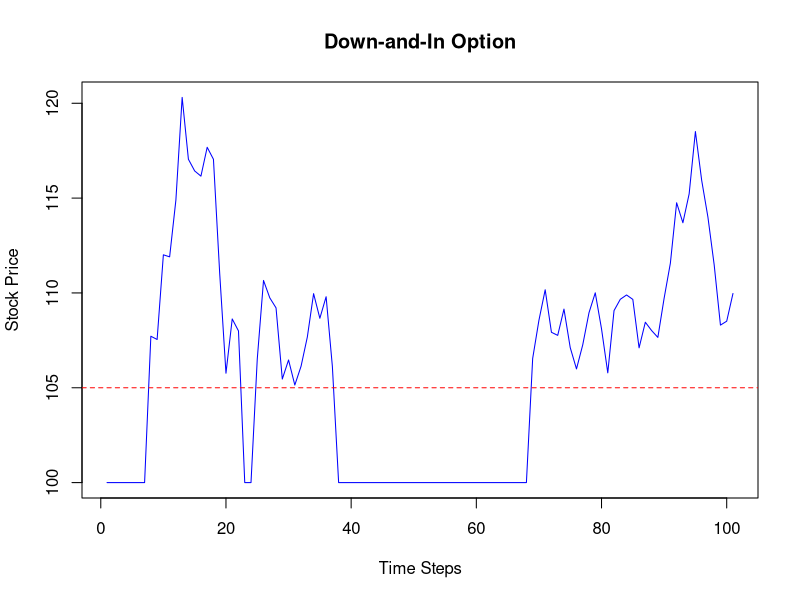
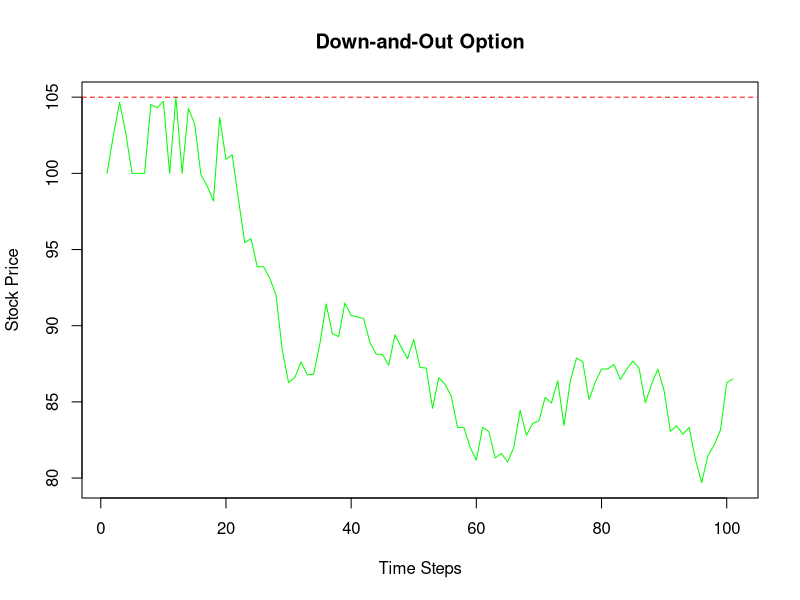
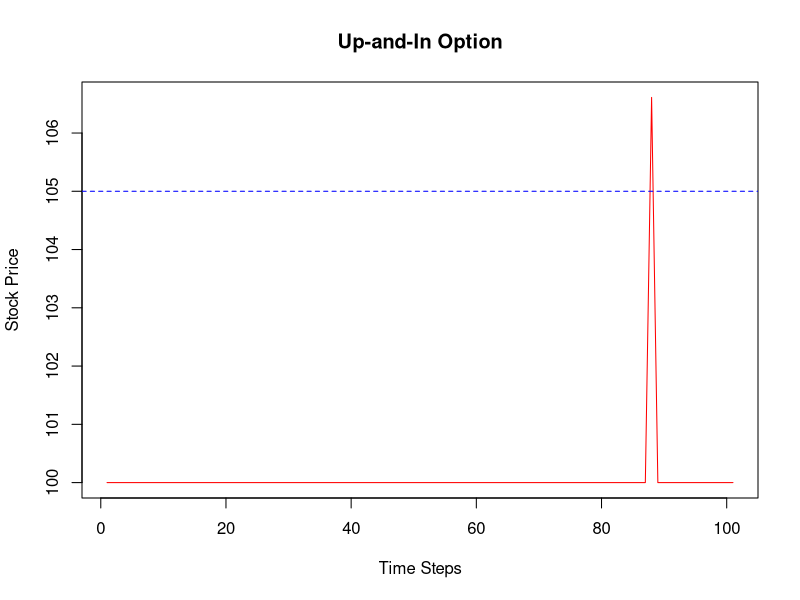
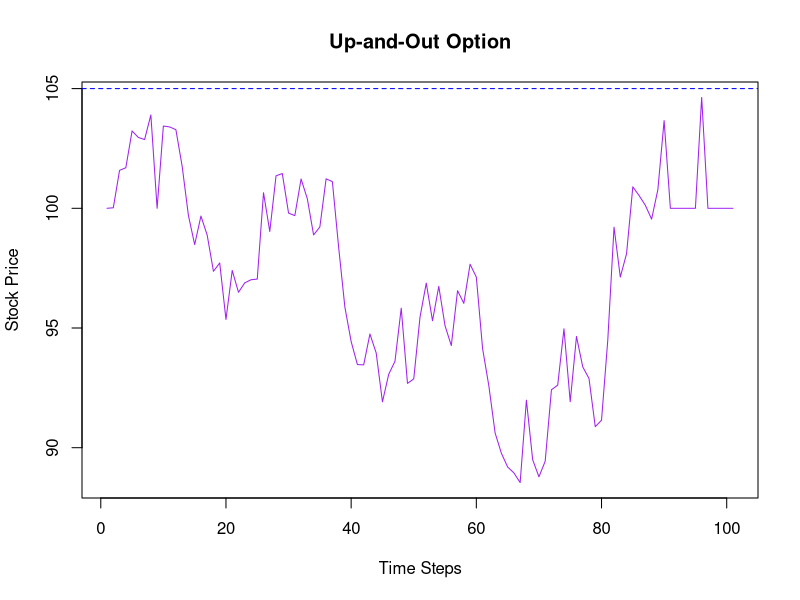
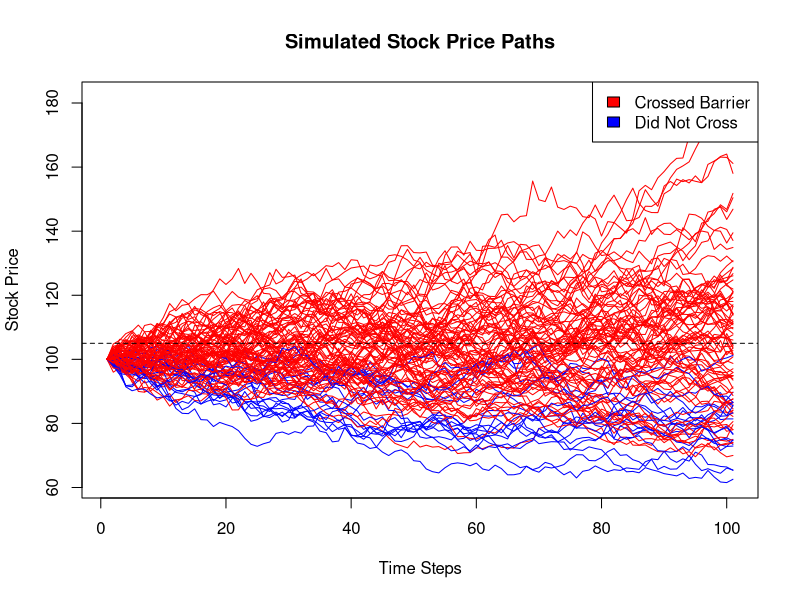
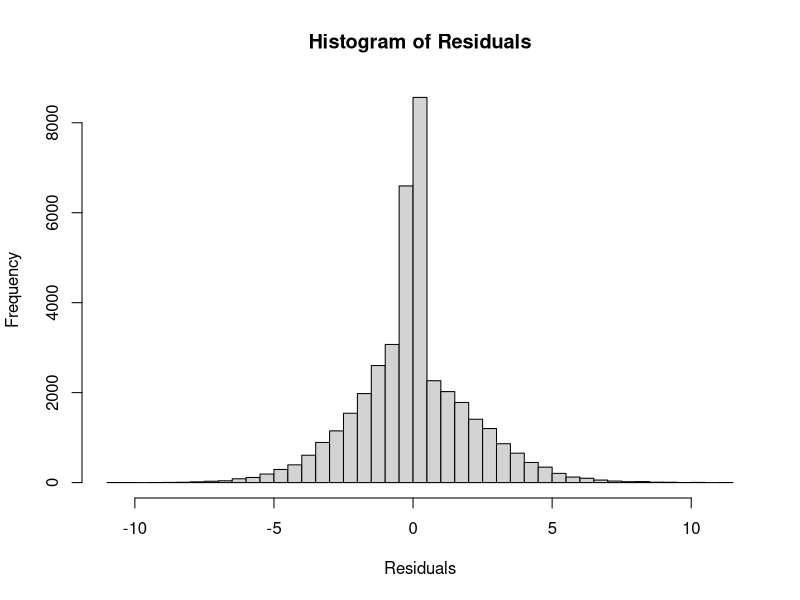
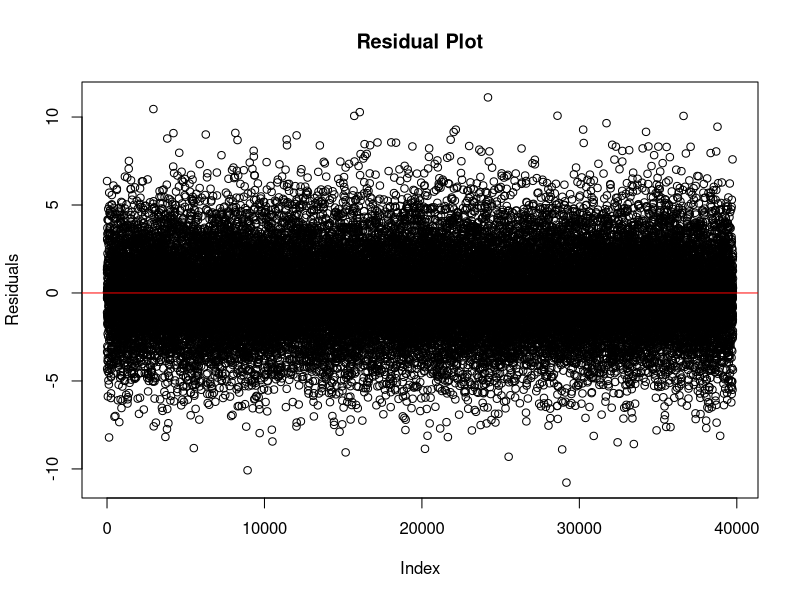
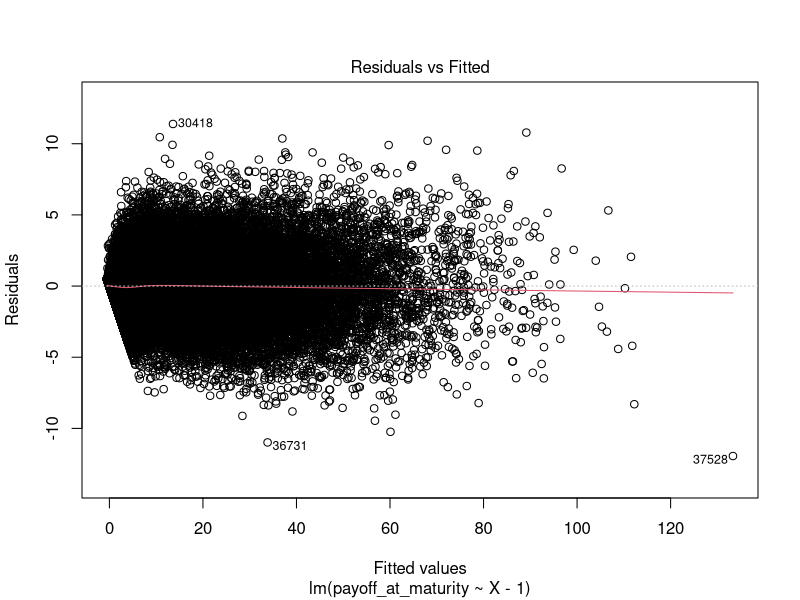

Recreate these plots in R, in order.
### Start measuring time
start_time <- Sys.time()

####### Parameters we are going to use.

### Initial stock price
S0 <- 100
### Strike price
K <- 100
### Time to maturity
T <- 1 
### Risk-free rate
r <- 0.05 
### Volatility
sigma <- 0.2
### Barrier level
B <- 105 
### Number of simulations
N <- 50000 
### Number of time steps
M <- 100
### The time increment
dt <- T / M
  
# Function to simulate stock price paths
set.seed(42)
simulate_paths <- function(N, M, S0, r, sigma, dt) {
  paths <- matrix(0, nrow = N, ncol = M + 1)
  paths[, 1] <- S0
  
  for (i in 1:N) {
    for (j in 2:(M + 1)) {
      paths[i, j] <- paths[i, j - 1] * exp((r - 0.5 * sigma^2) * dt + sigma * sqrt(dt) * rnorm(1))
    }
  }
  
  return(paths)
}

# Function to simulate barrier option paths
simulate_barrier_paths <- function(N, M, S0, r, sigma, dt, B, type) {
  paths <- simulate_paths(N, M, S0, r, sigma, dt)
  crossed_barrier <- apply(paths > B, 2, any)
  
  if (type == "in") {
    paths[1, !crossed_barrier] <- S0
  } else if (type == "out") {
    paths[1, crossed_barrier] <- S0
  }
  
  return(paths)
}

# Simulate stock price paths for each scenario
down_and_in_paths <- simulate_barrier_paths(1, M, S0, r, sigma, dt, B, "in")
down_and_out_paths <- simulate_barrier_paths(1, M, S0, r, sigma, dt, B, "out")
up_and_in_paths <- simulate_barrier_paths(1, M, S0, r, sigma, dt, B, "in")
up_and_out_paths <- simulate_barrier_paths(1, M, S0, r, sigma, dt, B, "out")

# Visualization with different colors
#par(mfrow = c(2, 2))
plot(down_and_in_paths[1, ], type = "l", col = "blue", xlab = "Time Steps", ylab = "Stock Price", main = "Down-and-In Option")
abline(h = B, col = "red", lty = 2)
plot(down_and_out_paths[1, ], type = "l", col = "green", xlab = "Time Steps", ylab = "Stock Price", main = "Down-and-Out Option")
abline(h = B, col = "red", lty = 2)
plot(up_and_in_paths[1, ], type = "l", col = "red", xlab = "Time Steps", ylab = "Stock Price", main = "Up-and-In Option")
abline(h = B, col = "blue", lty = 2)
plot(up_and_out_paths[1, ], type = "l", col = "purple", xlab = "Time Steps", ylab = "Stock Price", main = "Up-and-Out Option")
abline(h = B, col = "blue", lty = 2)

#####################################################################################

###### Simulation using the manipulating log-normal model
#set.seed(42)
paths <- matrix(0, nrow=N, ncol=M+1)
paths[, 1] <- S0
for (i in 1:N) {
  for (j in 2:(M+1)) {
    paths[i, j] <- paths[i, j-1] * exp((r - 0.5 * sigma^2) * dt +
                                         sigma * sqrt(dt) * rnorm(1))
  }
}

### Visualization of Simulated Stock Price Paths
### Number of paths to plot for visualization
num_paths_to_plot <- 100  

### Colors for paths
colors <- ifelse(apply(paths[1:num_paths_to_plot, 2:(M+1)], 1, function(x) any(x > B)), "red", "blue")

matplot(t(paths[1:num_paths_to_plot, ]), type="l", lty=1, xlab="Time Steps", ylab="Stock Price", main="Simulated Stock Price Paths", col=colors)
abline(h=B, col="black", lty=2) 
legend("topright", legend=c("Crossed Barrier", "Did Not Cross"), fill=c("red", "blue"))


### Calculate payoffs
payoffs <- pmax(paths[, M+1] - K, 0)

### WE identify paths that crossed the barrier level
crossed_barrier <- apply(paths[, 2:(M+1)] > B, 1, any)
num_crossed <- sum(crossed_barrier)
num_not_crossed <- N - num_crossed

cat("Number of simulations that crossed the barrier:", num_crossed, "\n")
cat("Number of simulations that did not cross the barrier:", num_not_crossed, "\n")

########################################################################

## WE ARE GOING TO CONSIDER LOOK AT FIVE DIFFERENT TYPES FINITE BASIS FUNCTIONS 
## THEN WE CHOOSE WHICH ONE PERFORM BETTER FOR OUR PROBLEM.

################# THIN-PLATE SPLINES FINITE BASIS FUNCTION #####################
### Load necessary libraries
library(fields)
library(mgcv)

### Calculate payoffs for European up-and-in call option
### Indicator function for paths that crossed the barrier
I_B <- ifelse(crossed_barrier, 1, 0)

### Payoff for each path at maturity
payoff_at_maturity <- pmax(paths[, M+1] - K, 0)

### Compute the option price using the formula
option_price_direct <- exp(-r * T) * mean(I_B * payoff_at_maturity)

### Select paths that crossed the barrier
X_crossed <- paths[crossed_barrier, M]
payoffs_crossed <- payoffs[crossed_barrier]

### Least Squares Regression using Thin-Plate Splines
model <- gam(payoffs_crossed ~ s(X_crossed, bs="tp"))

### Option Price Estimation using the regression model
estimated_payoffs <- predict(model, newdata=data.frame(X_crossed=X_crossed))

### Multiply the estimated payoffs by the indicator function I_B
final_payoffs <- I_B[crossed_barrier] * estimated_payoffs

### Compute the option price using the direct formula
option_price <- exp(-r * T) * mean(final_payoffs)

### Residual Analysis
residuals <- residuals(model)
hist(residuals, breaks=50, main="Histogram of Residuals", xlab="Residuals")
plot(residuals, type="p", main="Residual Plot", xlab="Index", ylab="Residuals")
abline(h=0, col="red")

### Model Performance Metrics
MAE <- mean(abs(estimated_payoffs - payoffs_crossed))
RMSE <- sqrt(mean((estimated_payoffs - payoffs_crossed)^2))
### Compute R-squared manually
observed <- payoffs_crossed
predicted <- estimated_payoffs
RSS <- sum((observed - predicted)^2)
TSS <- sum((observed - mean(observed))^2)
R_squared <- 1 - (RSS / TSS)

### End measuring time
end_time <- Sys.time()

### Calculate the elapsed time
elapsed_time <- end_time - start_time

### Print the results
cat("Elapsed time:", elapsed_time, "\n")
print(paste("Directly Computed Option Price:", option_price_direct))
print(paste("Estimated Option Price:", option_price))
print(paste("Mean Absolute Error (MAE):", MAE))
print(paste("Root Mean Square Error (RMSE):", RMSE))
print(paste("R-squared (R_squared):", R_squared))


######################################################################
################# B-SPLINES FINITE BASIS FUNCTION #####################

### Load necessary libraries
library(splines)

### Basis functions using B-splines
basis_functions <- function(x) {
  bs(x, degree=3, knots=c(75, 85, 95, 105, 115))  
}
X <- basis_functions(paths[, M])

### Calculate payoffs for European up-and-in call option
### Indicator function for paths that crossed the barrier
I_B <- ifelse(crossed_barrier, 1, 0)

### Payoff for each path at maturity
payoff_at_maturity <- pmax(paths[, M+1] - K, 0)

### Compute the option price using the formula
option_price_direct <- exp(-r * T) * mean(I_B * payoff_at_maturity)

### Least Squares Regression using built-in lm function
model <- lm(payoff_at_maturity ~ X - 1)

### Option Price Estimation using the regression model
X_crossed <- X[crossed_barrier, ]
estimated_payoffs <- predict(model, newdata=data.frame(X_crossed))

### Multiply the estimated payoffs by the indicator function I_B
final_payoffs <- I_B[crossed_barrier] * estimated_payoffs

### Compute the option price using the direct formula
option_price <- exp(-r * T) * mean(final_payoffs)

### Residual Analysis
### Plot residuals vs. fitted values
plot(model, which = 1)
residuals <- residuals(model)
hist(residuals, breaks=50, main="Histogram of Residuals", xlab="Residuals")
plot(residuals, type="p", main="Residual Plot", xlab="Index", ylab="Residuals")
abline(h=0, col="red")

### Model Performance Metrics
MAE <- mean(abs(estimated_payoffs - payoff_at_maturity))
RMSE <- sqrt(mean((estimated_payoffs - payoff_at_maturity)^2))
R_squared <- summary(model)$r.squared

### End measuring time
end_time <- Sys.time()

### Calculate the elapsed time
elapsed_time <- end_time - start_time

### Print the results
cat("Elapsed time:", elapsed_time, "\n")
print(paste("Directly Computed Option Price:", option_price_direct))
print(paste("Estimated Option Price:", option_price))
print(paste("Mean Absolute Error (MAE):", MAE))
print(paste("Root Mean Square Error (RMSE):", RMSE))
print(paste("R-squared (R_squared):", R_squared))

#############################################################################

########### SPARSE PIECEWISE LINEAR Functions FINITE BASIS FUNCTION #############

### Sparse Piecewise Linear Functions as the basis function
basis_functions <- function(x) {
  breakpoints <- c(80, 90, 100, 110)  
  as.numeric(cut(x, breaks=breakpoints, labels=FALSE, include.lowest=TRUE))
}
X <- matrix(basis_functions(paths[, M]), ncol=1)

### Calculate payoffs for European up-and-in call option
### Indicator function for paths that crossed the barrier
I_B <- ifelse(crossed_barrier, 1, 0)

### Payoff for each path at maturity
payoff_at_maturity <- pmax(paths[, M+1] - K, 0)

### Compute the option price using the formula
option_price_direct <- exp(-r * T) * mean(I_B * payoff_at_maturity)

### Least Squares Regression
### Using built-in lm function for regression
model <- lm(payoff_at_maturity ~ X - 1)

### Option Price Estimation using the regression model
X_crossed <- X[crossed_barrier, ]
estimated_payoffs <- predict(model, newdata=data.frame(X_crossed=X_crossed))

### Multiply the estimated payoffs by the indicator function I_B
final_payoffs <- I_B[crossed_barrier] * estimated_payoffs

### Compute the option price using the direct formula
option_price <- exp(-r * T) * mean(final_payoffs)

### Residual Analysis
residuals <- residuals(model)
hist(residuals, breaks=50, main="Histogram of Residuals", xlab="Residuals")
plot(residuals, type="p", main="Residual Plot", xlab="Index", ylab="Residuals")
abline(h=0, col="red")

### Model Performance Metrics
MAE <- mean(abs(estimated_payoffs - payoff_at_maturity))
RMSE <- sqrt(mean((estimated_payoffs - payoff_at_maturity)^2))
R_squared <- summary(model)$r.squared

### End measuring time
end_time <- Sys.time()

### Calculate the elapsed time
elapsed_time <- end_time - start_time

### Print the results
cat("Elapsed time:", elapsed_time, "\n")
print(paste("Directly Computed Option Price:", option_price_direct))
print(paste("Estimated Option Price:", option_price))
print(paste("Mean Absolute Error (MAE):", MAE))
print(paste("Root Mean Square Error (RMSE):", RMSE))
print(paste("R-squared (R_squared):", R_squared))

###################################################################

############## SPARSE POLYNOMIAL FINITE BASIS FUNCTION #######################

### Basis functions using Sparse Polynomial for Only constant, linear, and cubic terms
basis_functions <- function(x) {
  cbind(1, x, x^3)  
}
X <- basis_functions(paths[, M])

### Calculate payoffs for European up-and-in call option
### Indicator function for paths that crossed the barrier
I_B <- ifelse(crossed_barrier, 1, 0)

### Payoff for each path at maturity
payoff_at_maturity <- pmax(paths[, M+1] - K, 0)

### Compute the option price using the formula
option_price_direct <- exp(-r * T) * mean(I_B * payoff_at_maturity)

### Least Squares Regression
### Using built-in lm function for regression
model <- lm(payoff_at_maturity ~ X - 1)

### Option Price Estimation using the regression model
X_crossed <- X[crossed_barrier, ]
estimated_payoffs <- predict(model, newdata=data.frame(X_crossed=X_crossed))

### Multiply the estimated payoffs by the indicator function I_B
final_payoffs <- I_B[crossed_barrier] * estimated_payoffs

### Compute the option price using the direct formula
option_price <- exp(-r * T) * mean(final_payoffs)

### Residual Analysis
residuals <- residuals(model)
hist(residuals, breaks=50, main="Histogram of Residuals", xlab="Residuals")
plot(residuals, type="p", main="Residual Plot", xlab="Index", ylab="Residuals")
abline(h=0, col="red")

### Model Performance Metrics
MAE <- mean(abs(estimated_payoffs - payoff_at_maturity))
RMSE <- sqrt(mean((estimated_payoffs - payoff_at_maturity)^2))
R_squared <- summary(model)$r.squared

### End measuring time
end_time <- Sys.time()

### Calculate the elapsed time
elapsed_time <- end_time - start_time

### Print the results
cat("Elapsed time:", elapsed_time, "\n")
print(paste("Directly Computed Option Price:", option_price_direct))
print(paste("Estimated Option Price:", option_price))
print(paste("Mean Absolute Error (MAE):", MAE))
print(paste("Root Mean Square Error (RMSE):", RMSE))
print(paste("R-squared (R^2):", R_squared))

########################################################################

############## POLYNOMIAL FINITE BASIS FUNCTION #######################

### Basis functions
### Using a simpler set of basis functions
basis_functions <- function(x) {
  cbind(1, x, x^2)  
}
X <- basis_functions(paths[, M])

### Least Squares Regression
### Using built-in lm function for regression
model <- lm(payoff_at_maturity ~ X - 1)

### Option Price Estimation using the regression model
X_crossed <- X[crossed_barrier, ]
estimated_payoffs <- predict(model, newdata=data.frame(X_crossed=X_crossed))

### Multiply the estimated payoffs by the indicator function I_B
final_payoffs <- I_B[crossed_barrier] * estimated_payoffs

### Compute the option price using the direct formula
option_price <- exp(-r * T) * mean(final_payoffs)

### Residual Analysis
residuals <- residuals(model)
hist(residuals, breaks=50, main="Histogram of Residuals", xlab="Residuals")
plot(residuals, type="p", main="Residual Plot", xlab="Index", ylab="Residuals")
abline(h=0, col="red")

### Model Performance Metrics
MAE <- mean(abs(estimated_payoffs - payoff_at_maturity))
RMSE <- sqrt(mean((estimated_payoffs - payoff_at_maturity)^2))
R_squared <- summary(model)$r.squared

### End measuring time
end_time <- Sys.time()

### Calculate the elapsed time
elapsed_time <- end_time - start_time

### Print the results
cat("Elapsed time:", elapsed_time, "\n")
print(paste("Directly Computed Option Price:", option_price_direct))
print(paste("Estimated Option Price:", option_price))
print(paste("Mean Absolute Error (MAE):", MAE))
print(paste("Root Mean Square Error (RMSE):", RMSE))
print(paste("R-squared (R^2):", R_squared))



#################################################################
### BAR GRAPH OF THE RESULTS OBTAIN FROM THE ABOVE MODELS USING R^2 VAULES

### Load necessary libraries
library(ggplot2)
library(dplyr)

### Create a data frame from the table
data <- data.frame(
  Finite_Basis_Function = c("Polynomial", "B-splines", "Sparse polynomial", "Sparse piecewise linear functions", "Thin-plate splines"),
  R_squared = c(0.9709, 0.9909, 0.9635, 0.4614, 0.9846)
)

### Create the plot
ggplot(data, aes(x = Finite_Basis_Function, y = R_squared, fill = Finite_Basis_Function)) +
  geom_bar(stat = "identity") +
  labs(title = "Models Performance based on R-squared", y = "R-squared (R^2)") +
  theme_minimal() +
  theme(axis.text.x = element_text(angle = 45, hjust = 1)) +
  scale_fill_manual(values = c("Sparse polynomial" = "red", "Polynomial" = "blue", "B-splines" = "green", "Thin-plate splines" = "purple", "Sparse piecewise linear functions" = "orange"))
